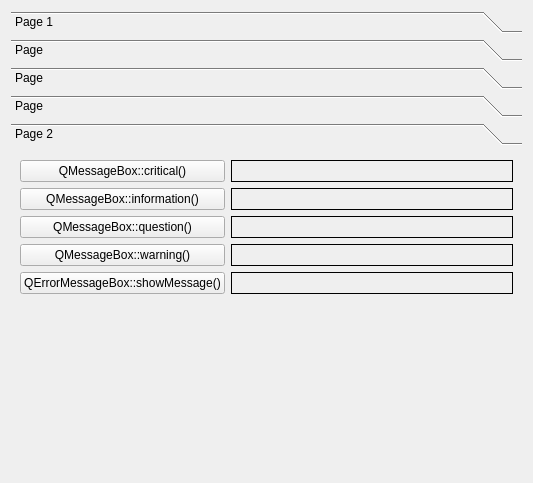
<?xml version="1.0" encoding="UTF-8"?>
<ui version="4.0">
 <class>Dialog</class>
 <widget class="QDialog" name="Dialog">
  <property name="geometry">
   <rect>
    <x>0</x>
    <y>0</y>
    <width>533</width>
    <height>483</height>
   </rect>
  </property>
  <property name="windowTitle">
   <string>Dialog</string>
  </property>
  <layout class="QVBoxLayout" name="verticalLayout">
   <item>
    <widget class="QToolBox" name="toolBox">
     <property name="currentIndex">
      <number>4</number>
     </property>
     <widget class="QWidget" name="page">
      <property name="geometry">
       <rect>
        <x>0</x>
        <y>0</y>
        <width>515</width>
        <height>315</height>
       </rect>
      </property>
      <attribute name="label">
       <string>Page 1</string>
      </attribute>
      <widget class="QWidget" name="">
       <property name="geometry">
        <rect>
         <x>0</x>
         <y>0</y>
         <width>195</width>
         <height>146</height>
        </rect>
       </property>
       <layout class="QGridLayout" name="gridLayout">
        <item row="0" column="0">
         <widget class="QPushButton" name="btnInputInt">
          <property name="text">
           <string>QInputDialog::getInt()</string>
          </property>
         </widget>
        </item>
        <item row="1" column="0">
         <widget class="QPushButton" name="btnInputDouble">
          <property name="text">
           <string>QInputDialog::getDouble()</string>
          </property>
         </widget>
        </item>
        <item row="2" column="0">
         <widget class="QPushButton" name="btnInputItem">
          <property name="text">
           <string>QInputDialog::getItem()</string>
          </property>
         </widget>
        </item>
        <item row="3" column="0">
         <widget class="QPushButton" name="btnInputText">
          <property name="text">
           <string>QInputDialog::getText()</string>
          </property>
         </widget>
        </item>
        <item row="4" column="0">
         <widget class="QPushButton" name="btnInputMultiLine">
          <property name="text">
           <string>QInputDialog::getMultiLineText()</string>
          </property>
         </widget>
        </item>
       </layout>
      </widget>
      <widget class="QWidget" name="">
       <property name="geometry">
        <rect>
         <x>250</x>
         <y>0</y>
         <width>258</width>
         <height>302</height>
        </rect>
       </property>
       <layout class="QGridLayout" name="gridLayout_2">
        <item row="3" column="0">
         <widget class="QLineEdit" name="inputTextEdit"/>
        </item>
        <item row="0" column="0">
         <widget class="QLineEdit" name="inputIntEdit"/>
        </item>
        <item row="2" column="0">
         <widget class="QLineEdit" name="inputItemEdit"/>
        </item>
        <item row="1" column="0">
         <widget class="QLineEdit" name="inputDoubleEdit"/>
        </item>
        <item row="4" column="0">
         <widget class="QTextEdit" name="inputMultiLineEdit"/>
        </item>
       </layout>
      </widget>
     </widget>
     <widget class="QWidget" name="page_3">
      <property name="geometry">
       <rect>
        <x>0</x>
        <y>0</y>
        <width>515</width>
        <height>315</height>
       </rect>
      </property>
      <attribute name="label">
       <string>Page</string>
      </attribute>
      <layout class="QVBoxLayout" name="verticalLayout_3">
       <item>
        <layout class="QHBoxLayout" name="horizontalLayout">
         <item>
          <widget class="QPushButton" name="btnColor">
           <property name="text">
            <string>QColorDialog::getColor()</string>
           </property>
          </widget>
         </item>
         <item>
          <widget class="QLabel" name="labelColor">
           <property name="frameShape">
            <enum>QFrame::Box</enum>
           </property>
           <property name="text">
            <string/>
           </property>
          </widget>
         </item>
        </layout>
       </item>
       <item>
        <spacer name="verticalSpacer_2">
         <property name="orientation">
          <enum>Qt::Vertical</enum>
         </property>
         <property name="sizeHint" stdset="0">
          <size>
           <width>20</width>
           <height>149</height>
          </size>
         </property>
        </spacer>
       </item>
       <item>
        <widget class="QGroupBox" name="groupBox">
         <property name="title">
          <string>选项</string>
         </property>
         <layout class="QVBoxLayout" name="verticalLayout_2">
          <item>
           <widget class="QCheckBox" name="checkBoxNotNative">
            <property name="text">
             <string>不使用本机对话框</string>
            </property>
           </widget>
          </item>
          <item>
           <widget class="QCheckBox" name="checkBoxShowAlpha">
            <property name="text">
             <string>显示alpha通道</string>
            </property>
           </widget>
          </item>
          <item>
           <widget class="QCheckBox" name="checkBoxNoButton">
            <property name="text">
             <string>无按钮</string>
            </property>
           </widget>
          </item>
         </layout>
        </widget>
       </item>
      </layout>
     </widget>
     <widget class="QWidget" name="page_4">
      <property name="geometry">
       <rect>
        <x>0</x>
        <y>0</y>
        <width>515</width>
        <height>315</height>
       </rect>
      </property>
      <attribute name="label">
       <string>Page</string>
      </attribute>
      <widget class="QWidget" name="">
       <property name="geometry">
        <rect>
         <x>20</x>
         <y>10</y>
         <width>431</width>
         <height>26</height>
        </rect>
       </property>
       <layout class="QGridLayout" name="gridLayout_3">
        <item row="0" column="0">
         <widget class="QPushButton" name="btnFont">
          <property name="text">
           <string>QFontDialog::getFont()</string>
          </property>
         </widget>
        </item>
        <item row="0" column="1">
         <widget class="QLabel" name="labelFont">
          <property name="frameShape">
           <enum>QFrame::Box</enum>
          </property>
          <property name="text">
           <string/>
          </property>
         </widget>
        </item>
       </layout>
      </widget>
      <widget class="QWidget" name="">
       <property name="geometry">
        <rect>
         <x>30</x>
         <y>50</y>
         <width>141</width>
         <height>251</height>
        </rect>
       </property>
       <layout class="QVBoxLayout" name="verticalLayout_4">
        <item>
         <spacer name="verticalSpacer_3">
          <property name="orientation">
           <enum>Qt::Vertical</enum>
          </property>
          <property name="sizeHint" stdset="0">
           <size>
            <width>20</width>
            <height>58</height>
           </size>
          </property>
         </spacer>
        </item>
        <item>
         <widget class="QGroupBox" name="groupBox_2">
          <property name="title">
           <string>选项:</string>
          </property>
          <layout class="QGridLayout" name="gridLayout_4">
           <item row="0" column="0">
            <widget class="QCheckBox" name="cbNoButtons">
             <property name="text">
              <string>无按钮</string>
             </property>
            </widget>
           </item>
           <item row="1" column="0">
            <widget class="QCheckBox" name="cbDontUseNativeDialog">
             <property name="text">
              <string>不使用本机对话框</string>
             </property>
            </widget>
           </item>
           <item row="2" column="0">
            <widget class="QCheckBox" name="cbScalableFonts">
             <property name="text">
              <string>显示可缩放字体</string>
             </property>
            </widget>
           </item>
           <item row="3" column="0">
            <widget class="QCheckBox" name="cbNotScalableFonts">
             <property name="text">
              <string>显示非可缩放字体</string>
             </property>
            </widget>
           </item>
           <item row="4" column="0">
            <widget class="QCheckBox" name="cbMonospacedFonts">
             <property name="text">
              <string>显示等宽字体</string>
             </property>
            </widget>
           </item>
           <item row="5" column="0">
            <widget class="QCheckBox" name="cbProportionalFonts">
             <property name="text">
              <string>显示比例字体</string>
             </property>
            </widget>
           </item>
          </layout>
         </widget>
        </item>
       </layout>
      </widget>
     </widget>
     <widget class="QWidget" name="page_5">
      <property name="geometry">
       <rect>
        <x>0</x>
        <y>0</y>
        <width>515</width>
        <height>315</height>
       </rect>
      </property>
      <attribute name="label">
       <string>Page</string>
      </attribute>
      <layout class="QGridLayout" name="gridLayout_5">
       <item row="0" column="0">
        <widget class="QPushButton" name="btnDialogDir">
         <property name="text">
          <string>QFileDialog::getExistingDirectory()</string>
         </property>
        </widget>
       </item>
       <item row="0" column="1">
        <widget class="QLabel" name="labelDialogDir">
         <property name="frameShape">
          <enum>QFrame::Box</enum>
         </property>
         <property name="text">
          <string/>
         </property>
        </widget>
       </item>
       <item row="1" column="0">
        <widget class="QPushButton" name="btnDialogFileName">
         <property name="text">
          <string>QFileDialog::getOpenFileName()</string>
         </property>
        </widget>
       </item>
       <item row="1" column="1">
        <widget class="QLabel" name="labelDialogFileName">
         <property name="frameShape">
          <enum>QFrame::Box</enum>
         </property>
         <property name="text">
          <string/>
         </property>
        </widget>
       </item>
       <item row="2" column="0">
        <widget class="QPushButton" name="btnDialogFileNames">
         <property name="text">
          <string>QFileDialog::getOpenFileNames()</string>
         </property>
        </widget>
       </item>
       <item row="2" column="1">
        <widget class="QLabel" name="labelDialogFileNames">
         <property name="frameShape">
          <enum>QFrame::Box</enum>
         </property>
         <property name="text">
          <string/>
         </property>
        </widget>
       </item>
       <item row="3" column="0">
        <widget class="QPushButton" name="btnDialogSaveFile">
         <property name="text">
          <string>QFileDialog::getSaveFileName()</string>
         </property>
        </widget>
       </item>
       <item row="3" column="1">
        <widget class="QLabel" name="labelSaveFileName">
         <property name="frameShape">
          <enum>QFrame::Box</enum>
         </property>
         <property name="text">
          <string/>
         </property>
        </widget>
       </item>
       <item row="4" column="0">
        <spacer name="verticalSpacer_4">
         <property name="orientation">
          <enum>Qt::Vertical</enum>
         </property>
         <property name="sizeHint" stdset="0">
          <size>
           <width>20</width>
           <height>174</height>
          </size>
         </property>
        </spacer>
       </item>
       <item row="4" column="1">
        <spacer name="verticalSpacer_5">
         <property name="orientation">
          <enum>Qt::Vertical</enum>
         </property>
         <property name="sizeHint" stdset="0">
          <size>
           <width>283</width>
           <height>174</height>
          </size>
         </property>
        </spacer>
       </item>
      </layout>
     </widget>
     <widget class="QWidget" name="page_2">
      <property name="geometry">
       <rect>
        <x>0</x>
        <y>0</y>
        <width>515</width>
        <height>315</height>
       </rect>
      </property>
      <attribute name="label">
       <string>Page 2</string>
      </attribute>
      <layout class="QFormLayout" name="formLayout">
       <item row="0" column="0">
        <layout class="QGridLayout" name="gridLayout_6">
         <item row="0" column="0">
          <widget class="QPushButton" name="btnMsgBoxCritical">
           <property name="text">
            <string>QMessageBox::critical()</string>
           </property>
          </widget>
         </item>
         <item row="1" column="0">
          <widget class="QPushButton" name="btnMsgBoxInfo">
           <property name="text">
            <string>QMessageBox::information()</string>
           </property>
          </widget>
         </item>
         <item row="2" column="0">
          <widget class="QPushButton" name="btnMsgBoxQuestion">
           <property name="text">
            <string>QMessageBox::question()</string>
           </property>
          </widget>
         </item>
         <item row="3" column="0">
          <widget class="QPushButton" name="btnMsgBoxWarning">
           <property name="text">
            <string>QMessageBox::warning()</string>
           </property>
          </widget>
         </item>
         <item row="4" column="0">
          <widget class="QPushButton" name="btnMsgBoxShowMsg">
           <property name="text">
            <string>QErrorMessageBox::showMessage()</string>
           </property>
          </widget>
         </item>
        </layout>
       </item>
       <item row="0" column="1">
        <layout class="QGridLayout" name="gridLayout_7">
         <item row="0" column="0">
          <widget class="QLabel" name="labelMsgBoxCritical">
           <property name="frameShape">
            <enum>QFrame::Box</enum>
           </property>
           <property name="text">
            <string/>
           </property>
          </widget>
         </item>
         <item row="1" column="0">
          <widget class="QLabel" name="labelMsgBoxInfo">
           <property name="frameShape">
            <enum>QFrame::Box</enum>
           </property>
           <property name="text">
            <string/>
           </property>
          </widget>
         </item>
         <item row="2" column="0">
          <widget class="QLabel" name="labelMsgBoxQuestion">
           <property name="frameShape">
            <enum>QFrame::Box</enum>
           </property>
           <property name="text">
            <string/>
           </property>
          </widget>
         </item>
         <item row="3" column="0">
          <widget class="QLabel" name="labelMsgBoxWarning">
           <property name="frameShape">
            <enum>QFrame::Box</enum>
           </property>
           <property name="text">
            <string/>
           </property>
          </widget>
         </item>
         <item row="4" column="0">
          <widget class="QLabel" name="labelMsgBoxShowMsg">
           <property name="frameShape">
            <enum>QFrame::Box</enum>
           </property>
           <property name="text">
            <string/>
           </property>
          </widget>
         </item>
        </layout>
       </item>
       <item row="1" column="0">
        <spacer name="verticalSpacer_6">
         <property name="orientation">
          <enum>Qt::Vertical</enum>
         </property>
         <property name="sizeHint" stdset="0">
          <size>
           <width>20</width>
           <height>142</height>
          </size>
         </property>
        </spacer>
       </item>
       <item row="1" column="1">
        <spacer name="verticalSpacer_7">
         <property name="orientation">
          <enum>Qt::Vertical</enum>
         </property>
         <property name="sizeHint" stdset="0">
          <size>
           <width>266</width>
           <height>142</height>
          </size>
         </property>
        </spacer>
       </item>
      </layout>
     </widget>
    </widget>
   </item>
  </layout>
 </widget>
 <resources/>
 <connections/>
</ui>
